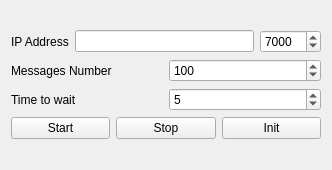
<?xml version="1.0" encoding="UTF-8"?>
<ui version="4.0">
 <class>ControllerWidget</class>
 <widget class="QWidget" name="ControllerWidget">
  <property name="geometry">
   <rect>
    <x>0</x>
    <y>0</y>
    <width>332</width>
    <height>170</height>
   </rect>
  </property>
  <property name="windowTitle">
   <string>Form</string>
  </property>
  <layout class="QVBoxLayout" name="verticalLayout">
   <item>
    <layout class="QVBoxLayout" name="verticalLayout_2">
     <item>
      <layout class="QHBoxLayout" name="horizontalLayout_7">
       <item>
        <widget class="QLabel" name="label_4">
         <property name="text">
          <string>IP Address</string>
         </property>
        </widget>
       </item>
       <item>
        <widget class="QLineEdit" name="mAddressLineEdit"/>
       </item>
       <item>
        <widget class="QSpinBox" name="mPortLineEdit">
         <property name="maximum">
          <number>99999</number>
         </property>
         <property name="value">
          <number>7000</number>
         </property>
        </widget>
       </item>
      </layout>
     </item>
     <item>
      <layout class="QHBoxLayout" name="horizontalLayout_6">
       <item>
        <widget class="QLabel" name="label_3">
         <property name="text">
          <string>Messages Number</string>
         </property>
        </widget>
       </item>
       <item>
        <widget class="QSpinBox" name="mMessageSize">
         <property name="maximum">
          <number>100000</number>
         </property>
         <property name="value">
          <number>100</number>
         </property>
        </widget>
       </item>
      </layout>
     </item>
     <item>
      <layout class="QHBoxLayout" name="horizontalLayout_4">
       <item>
        <widget class="QLabel" name="label">
         <property name="text">
          <string>Time to wait</string>
         </property>
        </widget>
       </item>
       <item>
        <widget class="QSpinBox" name="mWait">
         <property name="maximum">
          <number>100000</number>
         </property>
         <property name="value">
          <number>5</number>
         </property>
        </widget>
       </item>
      </layout>
     </item>
     <item>
      <layout class="QHBoxLayout" name="horizontalLayout_5">
       <item>
        <widget class="QPushButton" name="mStart">
         <property name="text">
          <string>Start</string>
         </property>
        </widget>
       </item>
       <item>
        <widget class="QPushButton" name="mStop">
         <property name="text">
          <string>Stop</string>
         </property>
        </widget>
       </item>
       <item>
        <widget class="QPushButton" name="mInit">
         <property name="text">
          <string>Init</string>
         </property>
        </widget>
       </item>
      </layout>
     </item>
    </layout>
   </item>
  </layout>
 </widget>
 <resources/>
 <connections/>
</ui>
